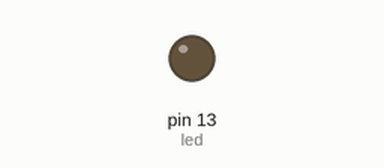
A sketch run on a simulated Arduino Uno, built with avr-gcc and run on an emulated ATmega328P. Parts: output pins drawn as LEDs (lit = HIGH).

Above: at 0.3 s.
At 4.5 s:
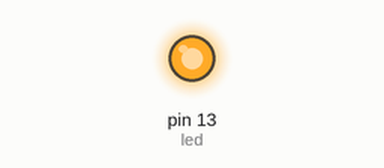
Timing chart, 0 to 6.9 s (numbered marks = the images above):
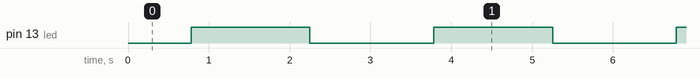

The sketch:

less_1_fade.ino
```cpp
int led = 13;
int brightness = 0;
int fadeAmout = 5;

void setup() {
  // put your setup code here, to run once:
    pinMode(led, OUTPUT);
}

void loop() {
  // put your main code here, to run repeatedly:
    analogWrite(led, brightness);
    brightness = brightness + fadeAmout;

if (brightness == 0 || brightness == 250) {
    fadeAmout = -fadeAmout;
}

delay(30);
}
```

less_6_new.ino
```cpp

```

Measured:
- by itself, pin 13 (led): alternates HIGH for 1.5 s and LOW for 1.5 s
